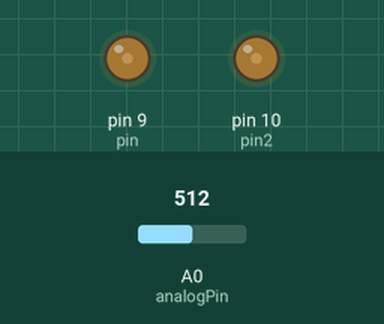
The sketch below on a simulated Arduino Uno, built with avr-gcc and run on an emulated ATmega328P. On the bench: output pins drawn as LEDs (lit = HIGH). The inputs (shaded band) are chosen by the test bench; at power-on: A0 (analogPin) = 512.

Above: at 1.8 s.
1.9 s: A0 (analogPin) set to 716
At 2.5 s:
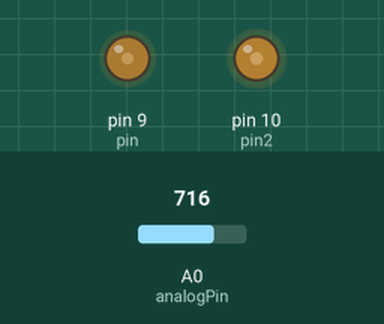
6.0 s: A0 (analogPin) set to 511
At 6.8 s:
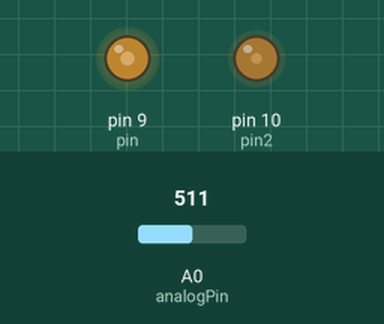
10.1 s: A0 (analogPin) set to 900
At 11.8 s:
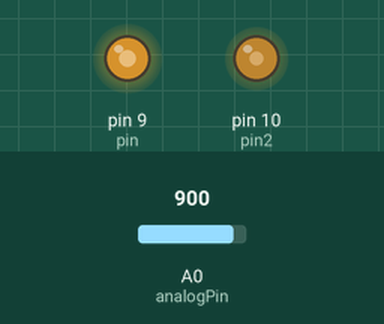
14.2 s: A0 (analogPin) set to 306
At 15.8 s:
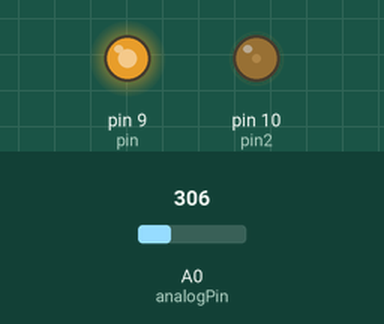
18.3 s: A0 (analogPin) set to 0
At 21.8 s:
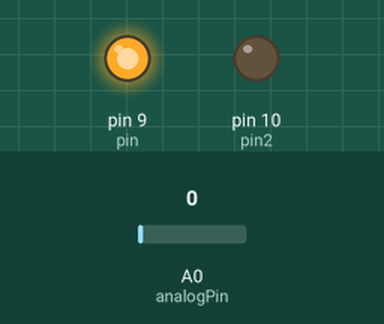
Timing chart, 0 to 23.3 s (numbered marks = the images above; inputs shaded):
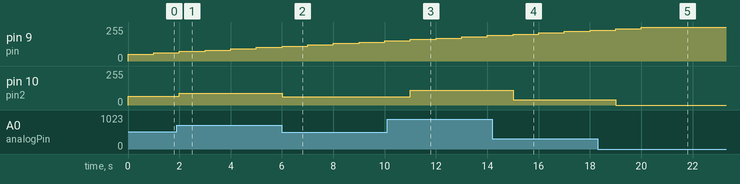

The sketch:

PWM_Potenciomentro.ino
```cpp
int pin = 9;
int pin2 = 10;
int analogPin = 0;   // potentiometer connected to analog pin 3
int val;         // variable to store the read value
int val1;
int val2;
int pot=52;

void setup() {
  pinMode(pin, OUTPUT);  // sets the pin as output
  pinMode(pin2, OUTPUT);
}

void loop() {
  val = analogRead(analogPin);  // read the input pin
  val1 = val/4;
  //val1 = val1/2+107; //112.2

  //if (val1 > 170) //147.9
  //{val1 = 170;}

  //val2 = 127.5 + (127.5-val1);

  val2=val1/2;
  analogWrite(pin, pot); // analogRead values go from 0 to 1023, analogWrite values from 0 to 255
  analogWrite(pin2, val2); //main
  delay(1000);
  pot=pot+10;
}
```

Measured:
- after the input at 1.9 s, pin 10 (pin2): 64/255 → 89/255 after 0.10 s
- after the input at 6.0 s, pin 10 (pin2): 89/255 → 63/255 at once
- after the input at 10.1 s, pin 10 (pin2): 63/255 → 112/255 after 0.90 s
- after the input at 14.2 s, pin 10 (pin2): 112/255 → 38/255 after 0.80 s
- after the input at 18.3 s, pin 10 (pin2): 38/255 → 0/255 after 0.70 s
